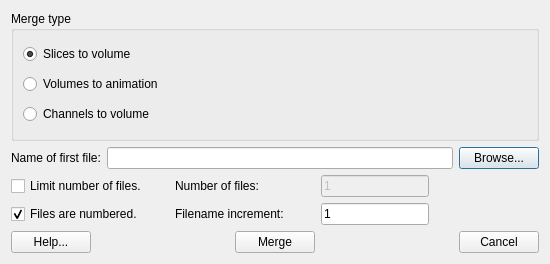
<?xml version="1.0" encoding="UTF-8"?>
<ui version="4.0">
 <class>MergeDialog</class>
 <widget class="QDialog" name="MergeDialog">
  <property name="geometry">
   <rect>
    <x>0</x>
    <y>0</y>
    <width>550</width>
    <height>264</height>
   </rect>
  </property>
  <property name="sizePolicy">
   <sizepolicy hsizetype="Fixed" vsizetype="Fixed">
    <horstretch>0</horstretch>
    <verstretch>0</verstretch>
   </sizepolicy>
  </property>
  <property name="windowTitle">
   <string>Merge Files</string>
  </property>
  <layout class="QVBoxLayout" name="verticalLayout_3">
   <item>
    <widget class="QGroupBox" name="mergeTypeGroupBox">
     <property name="title">
      <string>Merge type</string>
     </property>
     <layout class="QVBoxLayout" name="verticalLayout">
      <item>
       <widget class="QRadioButton" name="slicesRadioButton">
        <property name="text">
         <string>Slices to volume</string>
        </property>
        <property name="checked">
         <bool>true</bool>
        </property>
       </widget>
      </item>
      <item>
       <widget class="QRadioButton" name="animationRadioButton">
        <property name="text">
         <string>Volumes to animation</string>
        </property>
       </widget>
      </item>
      <item>
       <widget class="QRadioButton" name="channelsRadioButton">
        <property name="text">
         <string>Channels to volume</string>
        </property>
       </widget>
      </item>
     </layout>
    </widget>
   </item>
   <item>
    <layout class="QHBoxLayout" name="filenameLayout">
     <item>
      <widget class="QLabel" name="filenameLabel">
       <property name="text">
        <string>Name of first file:</string>
       </property>
      </widget>
     </item>
     <item>
      <widget class="QLineEdit" name="filenameEdit"/>
     </item>
     <item>
      <widget class="QPushButton" name="browseButton">
       <property name="text">
        <string>Browse...</string>
       </property>
      </widget>
     </item>
    </layout>
   </item>
   <item>
    <layout class="QHBoxLayout" name="horizontalLayout_3">
     <item>
      <layout class="QVBoxLayout" name="verticalLayout_2">
       <item>
        <layout class="QHBoxLayout" name="horizontalLayout">
         <item>
          <widget class="QCheckBox" name="numFilesCheckBox">
           <property name="sizePolicy">
            <sizepolicy hsizetype="Fixed" vsizetype="Fixed">
             <horstretch>0</horstretch>
             <verstretch>0</verstretch>
            </sizepolicy>
           </property>
           <property name="minimumSize">
            <size>
             <width>158</width>
             <height>0</height>
            </size>
           </property>
           <property name="maximumSize">
            <size>
             <width>158</width>
             <height>16777215</height>
            </size>
           </property>
           <property name="text">
            <string>Limit number of files.</string>
           </property>
          </widget>
         </item>
         <item>
          <widget class="QLabel" name="numFilesLabel">
           <property name="minimumSize">
            <size>
             <width>140</width>
             <height>0</height>
            </size>
           </property>
           <property name="maximumSize">
            <size>
             <width>140</width>
             <height>16777215</height>
            </size>
           </property>
           <property name="text">
            <string>Number of files:</string>
           </property>
          </widget>
         </item>
         <item>
          <widget class="QLineEdit" name="numFilesEdit">
           <property name="enabled">
            <bool>false</bool>
           </property>
           <property name="minimumSize">
            <size>
             <width>80</width>
             <height>0</height>
            </size>
           </property>
           <property name="text">
            <string>1</string>
           </property>
          </widget>
         </item>
        </layout>
       </item>
       <item>
        <layout class="QHBoxLayout" name="horizontalLayout_2">
         <item>
          <widget class="QCheckBox" name="incFilesCheckBox">
           <property name="sizePolicy">
            <sizepolicy hsizetype="Fixed" vsizetype="Fixed">
             <horstretch>0</horstretch>
             <verstretch>0</verstretch>
            </sizepolicy>
           </property>
           <property name="minimumSize">
            <size>
             <width>158</width>
             <height>0</height>
            </size>
           </property>
           <property name="maximumSize">
            <size>
             <width>158</width>
             <height>16777215</height>
            </size>
           </property>
           <property name="text">
            <string>Files are numbered.</string>
           </property>
           <property name="checked">
            <bool>true</bool>
           </property>
           <property name="tristate">
            <bool>false</bool>
           </property>
          </widget>
         </item>
         <item>
          <widget class="QLabel" name="fileIncLabel">
           <property name="minimumSize">
            <size>
             <width>140</width>
             <height>0</height>
            </size>
           </property>
           <property name="maximumSize">
            <size>
             <width>140</width>
             <height>16777215</height>
            </size>
           </property>
           <property name="text">
            <string>Filename increment:</string>
           </property>
          </widget>
         </item>
         <item>
          <widget class="QLineEdit" name="fileIncEdit">
           <property name="minimumSize">
            <size>
             <width>80</width>
             <height>0</height>
            </size>
           </property>
           <property name="text">
            <string>1</string>
           </property>
          </widget>
         </item>
        </layout>
       </item>
      </layout>
     </item>
     <item>
      <spacer name="fileSequenceSpacer">
       <property name="orientation">
        <enum>Qt::Horizontal</enum>
       </property>
       <property name="sizeHint" stdset="0">
        <size>
         <width>40</width>
         <height>20</height>
        </size>
       </property>
      </spacer>
     </item>
    </layout>
   </item>
   <item>
    <layout class="QHBoxLayout" name="buttonLayout">
     <item>
      <widget class="QPushButton" name="helpButton">
       <property name="minimumSize">
        <size>
         <width>80</width>
         <height>0</height>
        </size>
       </property>
       <property name="text">
        <string>Help...</string>
       </property>
      </widget>
     </item>
     <item>
      <spacer name="leftButtonSpacer">
       <property name="orientation">
        <enum>Qt::Horizontal</enum>
       </property>
       <property name="sizeHint" stdset="0">
        <size>
         <width>40</width>
         <height>20</height>
        </size>
       </property>
      </spacer>
     </item>
     <item>
      <widget class="QPushButton" name="mergeButton">
       <property name="minimumSize">
        <size>
         <width>80</width>
         <height>0</height>
        </size>
       </property>
       <property name="text">
        <string>Merge</string>
       </property>
      </widget>
     </item>
     <item>
      <spacer name="rightButtonSpacer">
       <property name="orientation">
        <enum>Qt::Horizontal</enum>
       </property>
       <property name="sizeHint" stdset="0">
        <size>
         <width>40</width>
         <height>20</height>
        </size>
       </property>
      </spacer>
     </item>
     <item>
      <widget class="QPushButton" name="cancelButton">
       <property name="minimumSize">
        <size>
         <width>80</width>
         <height>0</height>
        </size>
       </property>
       <property name="text">
        <string>Cancel</string>
       </property>
      </widget>
     </item>
    </layout>
   </item>
  </layout>
 </widget>
 <resources/>
 <connections>
  <connection>
   <sender>mergeButton</sender>
   <signal>clicked()</signal>
   <receiver>MergeDialog</receiver>
   <slot>accept()</slot>
   <hints>
    <hint type="sourcelabel">
     <x>274</x>
     <y>216</y>
    </hint>
    <hint type="destinationlabel">
     <x>274</x>
     <y>116</y>
    </hint>
   </hints>
  </connection>
  <connection>
   <sender>cancelButton</sender>
   <signal>clicked()</signal>
   <receiver>MergeDialog</receiver>
   <slot>reject()</slot>
   <hints>
    <hint type="sourcelabel">
     <x>504</x>
     <y>216</y>
    </hint>
    <hint type="destinationlabel">
     <x>274</x>
     <y>116</y>
    </hint>
   </hints>
  </connection>
 </connections>
</ui>
